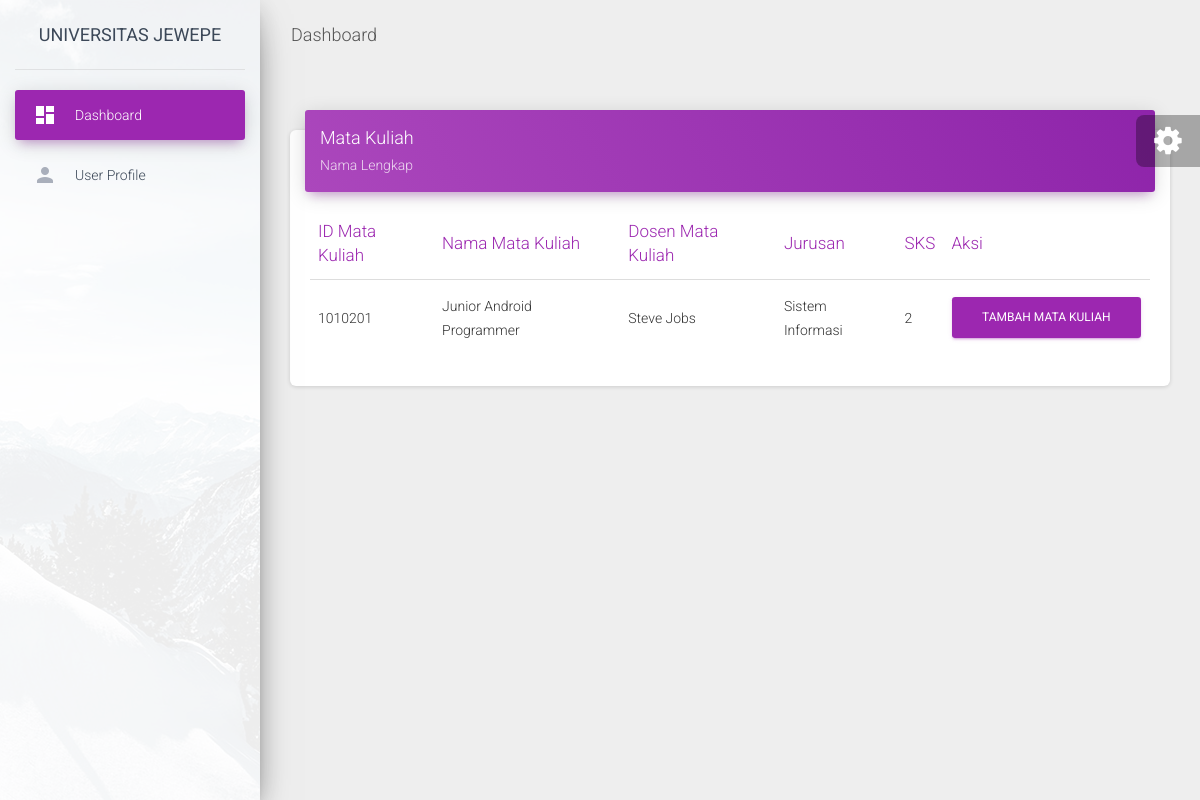
The page /arpmpanel/tambah_matakuliah.php?id_matakuliah=1010201 (signed in) on the database its author committed.
### tables this page shows
CREATE TABLE `tbl_matakuliah` (
  `id_matakuliah` int(8) NOT NULL,
  `nama_matakuliah` varchar(35) NOT NULL,
  `dosen_matakuliah` varchar(25) NOT NULL,
  `jurusan` varchar(25) NOT NULL,
  `jumlah_sks` int(2) NOT NULL
);

### arpmpanel/tambah_matakuliah.php (the view, shortened to what this page needs)
<?php
include 'config.php';
$id_matakuliah = $_GET['id_matakuliah'];
$ambil = mysqli_query($con, "SELECT * FROM tbl_matakuliah WHERE id_matakuliah='$id_matakuliah'");
$pecah = mysqli_fetch_assoc($ambil);
?>
<!DOCTYPE html>
<html lang="en">
<head>
  <link rel="stylesheet" href="https://maxcdn.bootstrapcdn.com/font-awesome/latest/css/font-awesome.min.css">
  <link href="../assets/css/material-dashboard.css?v=2.1.2" rel="stylesheet" />
  <link href="../assets/demo/demo.css" rel="stylesheet" />
</head>
<body class="">
  <div class="wrapper ">
    <div class="sidebar" data-color="purple" data-background-color="white" data-image="../assets/img/sidebar-1.jpg">
      <div class="logo"><a href="#" class="simple-text logo-normal">
          UNIVERSITAS JEWEPE
        </a></div>
      <div class="sidebar-wrapper">
        <ul class="nav">
          <li class="nav-item active  ">
            <a class="nav-link" href="./index.php">
              <i class="material-icons">dashboard</i>
              <p>Dashboard</p>
            </a>
          </li>
          <li class="nav-item ">
            <a class="nav-link" href="./user.php">
              <i class="material-icons">person</i>
              <p>User Profile</p>
            </a>
          </li>
        </ul>
      </div>
    </div>
    <div class="main-panel">
      <nav class="navbar navbar-expand-lg navbar-transparent navbar-absolute fixed-top ">
        <div class="container-fluid">
          <div class="navbar-wrapper">
            <a class="navbar-brand" href="javascript:;">Dashboard</a>
          </div>
        </div>
      </nav>
      <div class="content">
        <div class="container-fluid">
          <div class="row">
            <div class="col-md-12">
              <div class="card">
                <div class="card-header card-header-primary">
                  <h4 class="card-title ">Mata Kuliah</h4>
                  <p class="card-category">Nama Lengkap</p>
                </div>
                <div class="card-body">
                <form enctype="multipart/form-data" method="POST">
                  <div class="table-responsive">
                    <table class="table">
                      <thead class=" text-primary">
                        <th>ID Mata Kuliah</th>
                        <th>Nama Mata Kuliah</th>
                        <th>Dosen Mata Kuliah</th>
                        <th>Jurusan</th>
                        <th>SKS</th>
                        <th>Aksi</th>
                      </thead>
                      <tbody>
                        <tr>
                          <td><?= $pecah['id_matakuliah']; ?></td>
                          <td><?= $pecah['nama_matakuliah']; ?></td>
                          <td><?= $pecah['dosen_matakuliah']; ?></td>
                          <td><?= $pecah['jurusan']; ?></td>
                          <td><?= $pecah['jumlah_sks']; ?></td>
                          <td>
                          <button type="submit" class="btn btn-primary pull-right" name="kirim">Tambah Mata Kuliah</button>
                          </td>
                        </tr>
                      </tbody>
                    </table>
                  </div>
                </form>
                </div>
              </div>
            </div>
      </div>
      <footer class="footer">
      </footer>
    </div>
  </div>
  <div class="fixed-plugin">
    <div class="dropdown show-dropdown">
      <a href="#" data-toggle="dropdown">
        <i class="fa fa-cog fa-2x"> </i>
      </a>
    </div>
  </div>
</body>
</html>

### rows shown on the page
tbl_matakuliah: id_matakuliah "1010201", nama_matakuliah "Junior Android Programmer", dosen_matakuliah "Steve Jobs", jurusan "Sistem Informasi", jumlah_sks "2"
